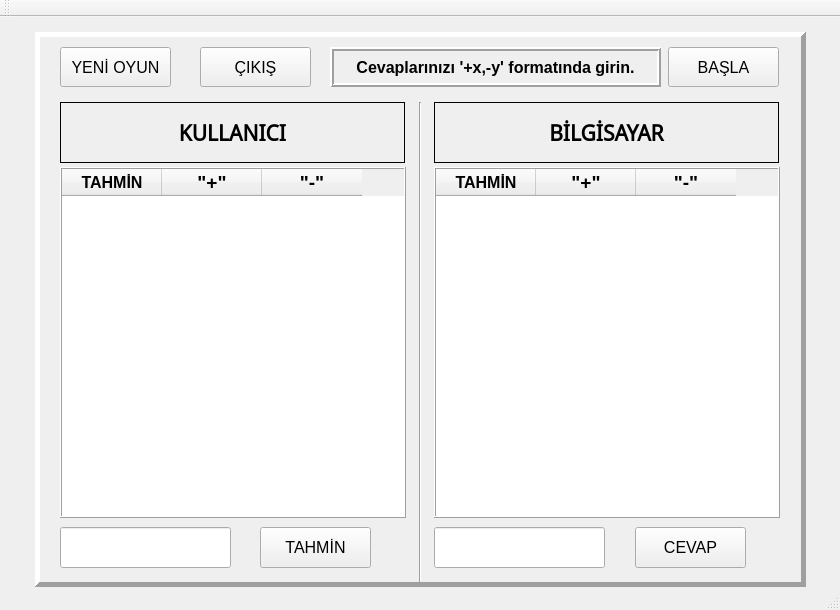
<?xml version="1.0" encoding="UTF-8"?>
<ui version="4.0">
 <class>MainWindow</class>
 <widget class="QMainWindow" name="MainWindow">
  <property name="geometry">
   <rect>
    <x>0</x>
    <y>0</y>
    <width>840</width>
    <height>610</height>
   </rect>
  </property>
  <property name="minimumSize">
   <size>
    <width>840</width>
    <height>610</height>
   </size>
  </property>
  <property name="maximumSize">
   <size>
    <width>840</width>
    <height>610</height>
   </size>
  </property>
  <property name="windowTitle">
   <string>GuessingGame</string>
  </property>
  <widget class="QWidget" name="centralWidget">
   <widget class="QLabel" name="label">
    <property name="geometry">
     <rect>
      <x>35</x>
      <y>15</y>
      <width>771</width>
      <height>555</height>
     </rect>
    </property>
    <property name="font">
     <font>
      <family>Noto Sans Balinese</family>
     </font>
    </property>
    <property name="frameShape">
     <enum>QFrame::Panel</enum>
    </property>
    <property name="frameShadow">
     <enum>QFrame::Raised</enum>
    </property>
    <property name="lineWidth">
     <number>5</number>
    </property>
    <property name="text">
     <string/>
    </property>
   </widget>
   <widget class="Line" name="line">
    <property name="geometry">
     <rect>
      <x>410</x>
      <y>85</y>
      <width>20</width>
      <height>480</height>
     </rect>
    </property>
    <property name="orientation">
     <enum>Qt::Vertical</enum>
    </property>
   </widget>
   <widget class="QTableWidget" name="table_user">
    <property name="enabled">
     <bool>true</bool>
    </property>
    <property name="geometry">
     <rect>
      <x>60</x>
      <y>150</y>
      <width>346</width>
      <height>351</height>
     </rect>
    </property>
    <property name="font">
     <font>
      <pointsize>14</pointsize>
     </font>
    </property>
    <property name="frameShape">
     <enum>QFrame::Box</enum>
    </property>
    <property name="frameShadow">
     <enum>QFrame::Raised</enum>
    </property>
    <property name="editTriggers">
     <set>QAbstractItemView::EditKeyPressed</set>
    </property>
    <property name="defaultDropAction">
     <enum>Qt::IgnoreAction</enum>
    </property>
    <property name="alternatingRowColors">
     <bool>true</bool>
    </property>
    <property name="selectionBehavior">
     <enum>QAbstractItemView::SelectItems</enum>
    </property>
    <property name="showGrid">
     <bool>true</bool>
    </property>
    <property name="sortingEnabled">
     <bool>false</bool>
    </property>
    <property name="wordWrap">
     <bool>true</bool>
    </property>
    <attribute name="horizontalHeaderVisible">
     <bool>true</bool>
    </attribute>
    <attribute name="horizontalHeaderCascadingSectionResizes">
     <bool>false</bool>
    </attribute>
    <attribute name="verticalHeaderHighlightSections">
     <bool>true</bool>
    </attribute>
    <column>
     <property name="text">
      <string>TAHMİN</string>
     </property>
     <property name="font">
      <font>
       <pointsize>12</pointsize>
       <weight>75</weight>
       <bold>true</bold>
      </font>
     </property>
     <property name="textAlignment">
      <set>AlignCenter</set>
     </property>
    </column>
    <column>
     <property name="text">
      <string>&quot;+&quot;</string>
     </property>
     <property name="font">
      <font>
       <pointsize>14</pointsize>
       <weight>75</weight>
       <bold>true</bold>
      </font>
     </property>
    </column>
    <column>
     <property name="text">
      <string>&quot;-&quot;</string>
     </property>
     <property name="font">
      <font>
       <pointsize>14</pointsize>
       <weight>75</weight>
       <bold>true</bold>
      </font>
     </property>
    </column>
   </widget>
   <widget class="QLabel" name="label_3">
    <property name="geometry">
     <rect>
      <x>434</x>
      <y>85</y>
      <width>345</width>
      <height>61</height>
     </rect>
    </property>
    <property name="font">
     <font>
      <family>Noto Sans Avestan</family>
      <pointsize>16</pointsize>
      <weight>75</weight>
      <bold>true</bold>
     </font>
    </property>
    <property name="frameShape">
     <enum>QFrame::Box</enum>
    </property>
    <property name="text">
     <string>BİLGİSAYAR</string>
    </property>
    <property name="alignment">
     <set>Qt::AlignCenter</set>
    </property>
   </widget>
   <widget class="QLineEdit" name="lineEdit_guess">
    <property name="geometry">
     <rect>
      <x>60</x>
      <y>510</y>
      <width>171</width>
      <height>41</height>
     </rect>
    </property>
    <property name="font">
     <font>
      <pointsize>12</pointsize>
     </font>
    </property>
   </widget>
   <widget class="QLineEdit" name="lineEdit_answer">
    <property name="geometry">
     <rect>
      <x>434</x>
      <y>510</y>
      <width>171</width>
      <height>41</height>
     </rect>
    </property>
    <property name="font">
     <font>
      <pointsize>12</pointsize>
     </font>
    </property>
   </widget>
   <widget class="QPushButton" name="pushButton_answer">
    <property name="geometry">
     <rect>
      <x>635</x>
      <y>510</y>
      <width>111</width>
      <height>41</height>
     </rect>
    </property>
    <property name="font">
     <font>
      <pointsize>12</pointsize>
     </font>
    </property>
    <property name="text">
     <string>CEVAP</string>
    </property>
   </widget>
   <widget class="QPushButton" name="pushButton_guess">
    <property name="geometry">
     <rect>
      <x>260</x>
      <y>510</y>
      <width>111</width>
      <height>41</height>
     </rect>
    </property>
    <property name="font">
     <font>
      <pointsize>12</pointsize>
     </font>
    </property>
    <property name="text">
     <string>TAHMİN</string>
    </property>
   </widget>
   <widget class="QPushButton" name="pushButton_exit">
    <property name="geometry">
     <rect>
      <x>200</x>
      <y>30</y>
      <width>111</width>
      <height>40</height>
     </rect>
    </property>
    <property name="font">
     <font>
      <pointsize>12</pointsize>
     </font>
    </property>
    <property name="text">
     <string>ÇIKIŞ</string>
    </property>
   </widget>
   <widget class="QLabel" name="label_2">
    <property name="geometry">
     <rect>
      <x>60</x>
      <y>85</y>
      <width>345</width>
      <height>61</height>
     </rect>
    </property>
    <property name="font">
     <font>
      <family>Noto Sans Avestan</family>
      <pointsize>16</pointsize>
      <weight>75</weight>
      <bold>true</bold>
     </font>
    </property>
    <property name="frameShape">
     <enum>QFrame::Box</enum>
    </property>
    <property name="text">
     <string>KULLANICI</string>
    </property>
    <property name="alignment">
     <set>Qt::AlignCenter</set>
    </property>
   </widget>
   <widget class="QPushButton" name="pushButton_newGame">
    <property name="geometry">
     <rect>
      <x>60</x>
      <y>30</y>
      <width>111</width>
      <height>40</height>
     </rect>
    </property>
    <property name="font">
     <font>
      <pointsize>12</pointsize>
     </font>
    </property>
    <property name="text">
     <string>YENİ OYUN</string>
    </property>
   </widget>
   <widget class="QPushButton" name="pushButton_start">
    <property name="geometry">
     <rect>
      <x>668</x>
      <y>30</y>
      <width>111</width>
      <height>40</height>
     </rect>
    </property>
    <property name="font">
     <font>
      <pointsize>12</pointsize>
     </font>
    </property>
    <property name="text">
     <string>BAŞLA</string>
    </property>
   </widget>
   <widget class="QLabel" name="label_info">
    <property name="geometry">
     <rect>
      <x>330</x>
      <y>30</y>
      <width>331</width>
      <height>40</height>
     </rect>
    </property>
    <property name="font">
     <font>
      <pointsize>12</pointsize>
      <weight>75</weight>
      <bold>true</bold>
     </font>
    </property>
    <property name="frameShape">
     <enum>QFrame::Box</enum>
    </property>
    <property name="frameShadow">
     <enum>QFrame::Raised</enum>
    </property>
    <property name="lineWidth">
     <number>2</number>
    </property>
    <property name="midLineWidth">
     <number>0</number>
    </property>
    <property name="text">
     <string>Cevaplarınızı '+x,-y' formatında girin.</string>
    </property>
    <property name="alignment">
     <set>Qt::AlignCenter</set>
    </property>
   </widget>
   <widget class="QTableWidget" name="table_software">
    <property name="enabled">
     <bool>true</bool>
    </property>
    <property name="geometry">
     <rect>
      <x>434</x>
      <y>150</y>
      <width>346</width>
      <height>351</height>
     </rect>
    </property>
    <property name="font">
     <font>
      <pointsize>14</pointsize>
     </font>
    </property>
    <property name="frameShape">
     <enum>QFrame::Box</enum>
    </property>
    <property name="frameShadow">
     <enum>QFrame::Raised</enum>
    </property>
    <property name="editTriggers">
     <set>QAbstractItemView::EditKeyPressed</set>
    </property>
    <property name="defaultDropAction">
     <enum>Qt::IgnoreAction</enum>
    </property>
    <property name="alternatingRowColors">
     <bool>true</bool>
    </property>
    <property name="selectionBehavior">
     <enum>QAbstractItemView::SelectItems</enum>
    </property>
    <property name="showGrid">
     <bool>true</bool>
    </property>
    <property name="sortingEnabled">
     <bool>false</bool>
    </property>
    <property name="wordWrap">
     <bool>true</bool>
    </property>
    <attribute name="horizontalHeaderVisible">
     <bool>true</bool>
    </attribute>
    <attribute name="horizontalHeaderCascadingSectionResizes">
     <bool>false</bool>
    </attribute>
    <attribute name="verticalHeaderHighlightSections">
     <bool>true</bool>
    </attribute>
    <column>
     <property name="text">
      <string>TAHMİN</string>
     </property>
     <property name="font">
      <font>
       <pointsize>12</pointsize>
       <weight>75</weight>
       <bold>true</bold>
      </font>
     </property>
     <property name="textAlignment">
      <set>AlignCenter</set>
     </property>
    </column>
    <column>
     <property name="text">
      <string>&quot;+&quot;</string>
     </property>
     <property name="font">
      <font>
       <pointsize>14</pointsize>
       <weight>75</weight>
       <bold>true</bold>
      </font>
     </property>
    </column>
    <column>
     <property name="text">
      <string>&quot;-&quot;</string>
     </property>
     <property name="font">
      <font>
       <pointsize>14</pointsize>
       <weight>75</weight>
       <bold>true</bold>
      </font>
     </property>
    </column>
   </widget>
  </widget>
  <widget class="QMenuBar" name="menuBar">
   <property name="geometry">
    <rect>
     <x>0</x>
     <y>0</y>
     <width>840</width>
     <height>22</height>
    </rect>
   </property>
  </widget>
  <widget class="QToolBar" name="mainToolBar">
   <attribute name="toolBarArea">
    <enum>TopToolBarArea</enum>
   </attribute>
   <attribute name="toolBarBreak">
    <bool>false</bool>
   </attribute>
  </widget>
  <widget class="QStatusBar" name="statusBar"/>
 </widget>
 <layoutdefault spacing="6" margin="11"/>
 <resources/>
 <connections/>
</ui>
